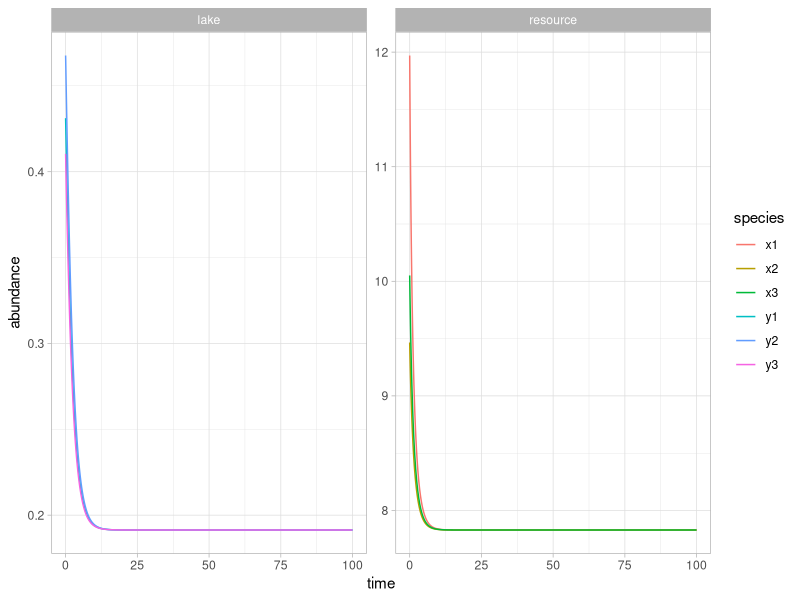
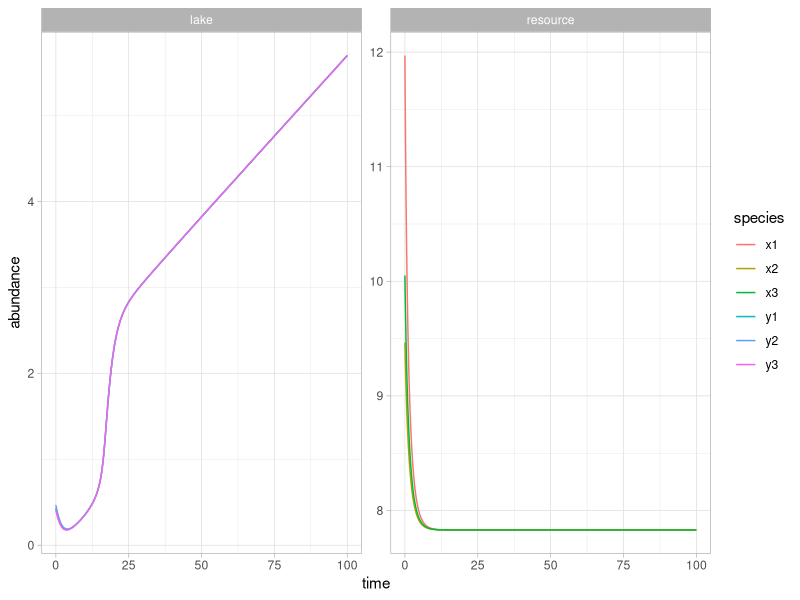
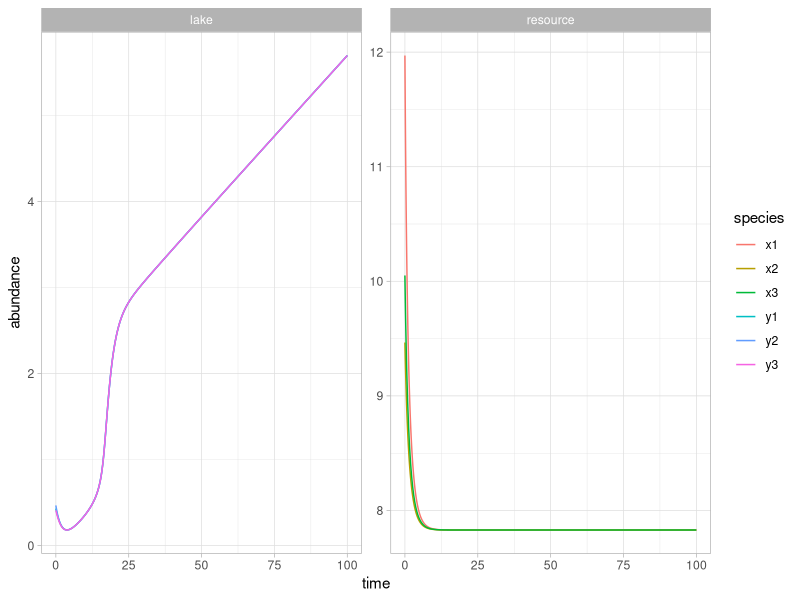
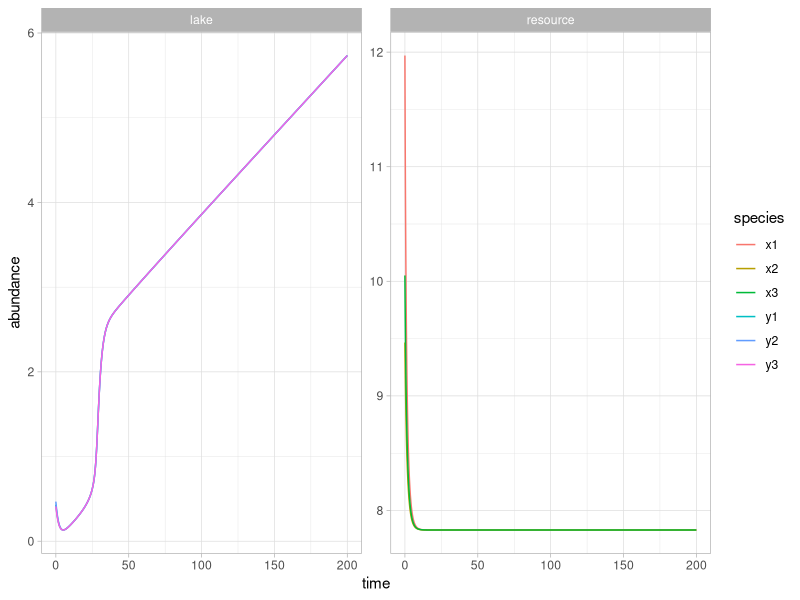
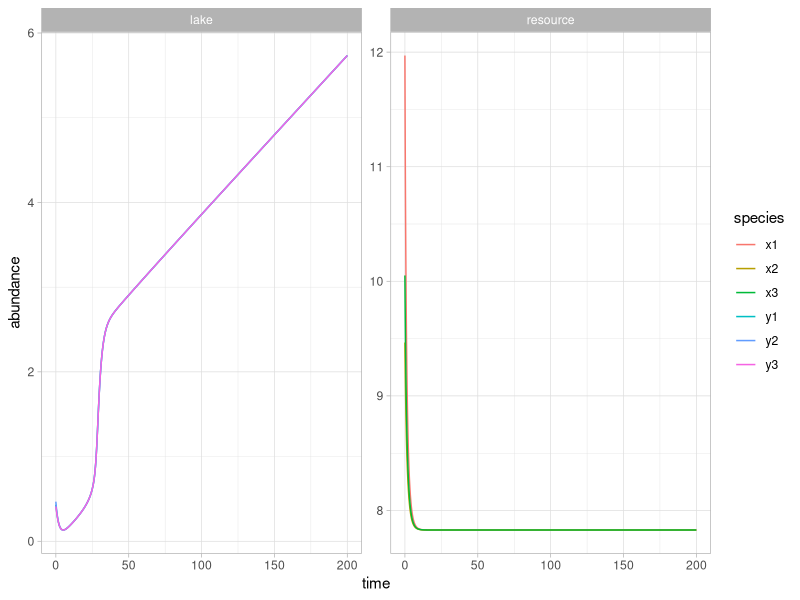
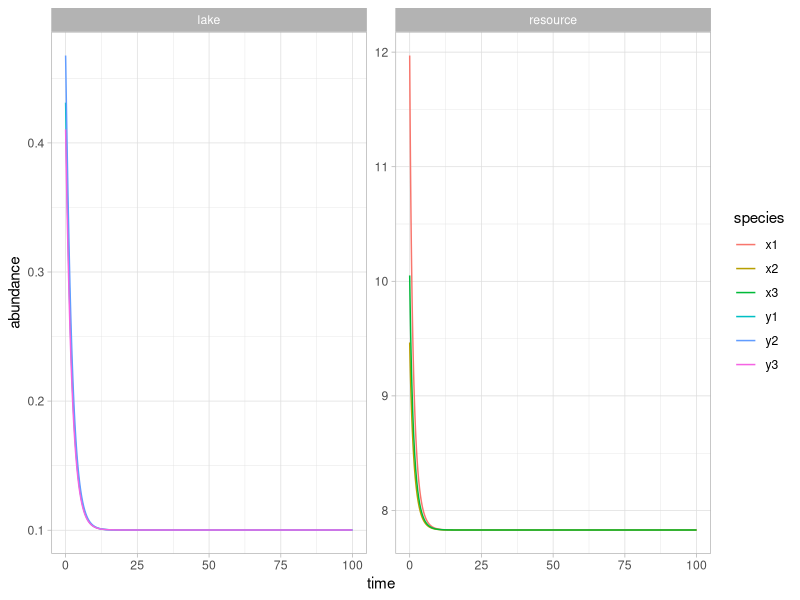
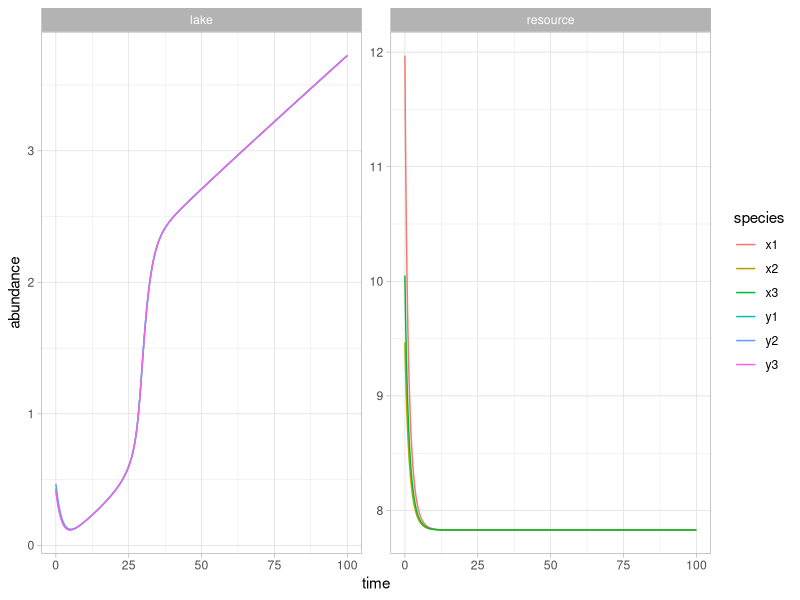
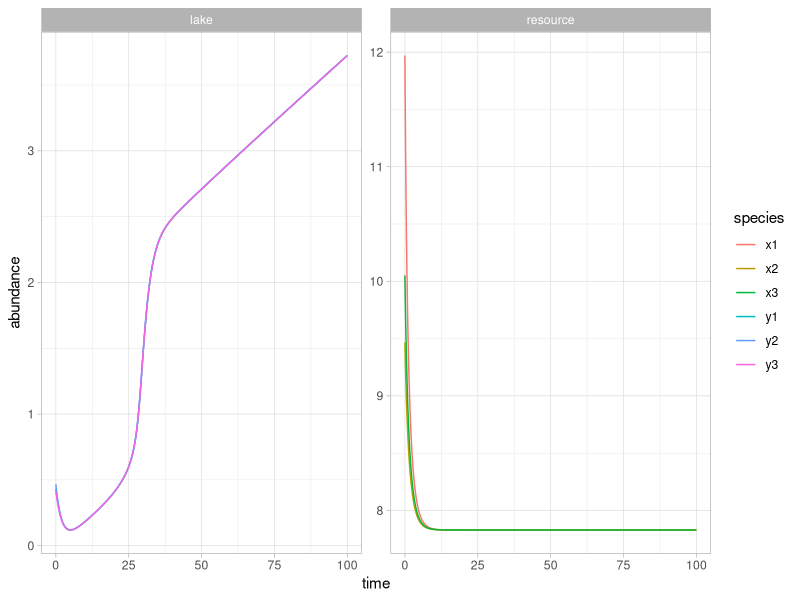

Source code (R) for these figures, in order:
## ---- chunk 1
knitr::opts_chunk$set(comment=NA, fig.width=7, fig.height=3.5, tidy = TRUE)
## ---- chunk 2
library(deSolve)
# library(deTestSet)
library(tidyverse)
## ---- chunk 3

link_f <- expr((x / (1 + x))) ## This is the link function

## set matrixes
n <- 3      # number of system elements (resources, lakes)
Dij <- matrix(0,
  #runif(n^2, min = 0.02, max = 0.05),
  ncol = n, nrow = n)
diag(Dij) <- 0
Lij <- matrix(0,
  #runif(n^2, min = 0.02, max = 0.05),
  ncol = n, nrow = n)
diag(Lij) <- 0

rootfun <- function(t,y,parms) {as.numeric(!any(y<0))}
# This is where we define your event function
# Add this directly above your call to ode()
  posfun <- function(t, y, parms){
    with(as.list(y), {
      y[which(y<0)] <- 0  
      return(y)
    })
  }


## Coupled equations

coupled <- function(t, yini, params){
  with(as.list(c(yini, params)), {
    x <- yini[1:n]          # n is the number of resources or lakes
    y <- yini[(1+n):(n*2)]  # yini has n inintial contidions for resources and lakes
    
    dx <- R * x * (1- (  x/ K ) ) - c *((x^a) / (1 + (x^a) )) - rowSums(Dij * Qi * outer(x, x, FUN = "-")) + colSums(Dij * Qi * outer(x, x, FUN = "-"))
    dy <- u + (u * eval(link_f)) - (b*y) + v * (y^beta/(1^beta + y^beta)) - rowSums(Lij * Zi * outer(y, y, FUN = "-")) + colSums(Lij * Zi * outer(y, y, FUN = "-"))
    
    return(list(c(dx, dy)))
  })
}

# J200603: Note that I modified the code for the difussion term to account for row and col sums. I did the exercise in paper. Row and Col sums are necessary because each represent outputs and inputs in that time step; but the quantity and direction depends on the state variable in t-1. The directionality of the network is lost despite an asymmetric matrix, because the sign of the quantity flow changes over time. 


## Parameters
params <- list(
  v = 1,
  u = 0.05,
  #Yi = 2.5, == Zi # to be consisten with notation.
  beta = 4 ,
  Dij = Dij,
  Qi = 0.33,
  Lij = Lij,
  Zi = 0.33,
  R =  1,        # Growth rate
  K = 10,        # carryng capacity
  a =  4,        # maximum level after crossing the threshold
  c = 1.7,
  b = 1/2
)
## Initial conditions
yini <- c(x = c(runif(n, 8,12)),   # x are resources
          y = c(runif(n, 0, 0.5))) # y are lakes

## set up time steps
times <- seq(from = 0, to = 100, by = 0.01)

## run the model
#print(system.time(
    out <- ode(
      y = yini, times = times, 
      parms = params, func = coupled, root = rootfun,
      #method = "bdf", ## see help("ode") for more methods
      events=list(func = posfun, time = times, root = TRUE)
    )
#))
## ---- chunk 4
out %>%
  as_tibble() %>% 
  gather(key = "species", value = "abundance", 2:7) %>% 
  mutate(type = str_remove_all(species, "[:digit:]"),
         type = ifelse(type == "x", "resource", "lake")) %>%
  #filter(time < 35) %>%
  ggplot(aes(time, abundance)) + 
  geom_line(aes(color = species)) +
  facet_wrap(~type, scales = "free") +
  theme_light()
## ---- chunk 5
## slow variable 
# varying consumption term
df_pollution <- data.frame(year = seq(0, 100, 1), c = seq(0.01, 1, length.out = 101 ))
u_var <- approxfun(df_pollution)


coupled <- function(t, yini, params){
  with(as.list(c(yini, params)), {
    x <- yini[1:n]          # n is the number of resources or lakes
    y <- yini[(1+n):(n*2)]      # yini has n inintial contidions for resources and lakes
    u <- u_var(t)
    
    dx <- R * x * (1- (x/ K) ) - c *((x^a) / (1 + (x^a) )) - rowSums(Dij * Qi * outer(x, x, FUN = "-")) + colSums(Dij * Qi * outer(x, x, FUN = "-"))
    dy <- u + (u * eval(link_f)) - (b*y) + v * (y^beta/(1^beta + y^beta)) - rowSums(Lij * Zi * outer(y, y, FUN = "-")) + colSums(Lij * Zi * outer(y, y, FUN = "-"))
    
    return(list(c(dx, dy)))
  })
}

## Parameters same as before, no need to run again

## run the model
#print(system.time(
    out <- ode(
      y = yini, times = times, parms = params, func = coupled,
      #method = "bdf", ## see help("ode") for more methods
      events=list(func = posfun, time = times)
    )
#))
#Plot results
out %>%
  as_tibble() %>% 
  gather(key = "species", value = "abundance", 2:7) %>% 
  mutate(type = str_remove_all(species, "[:digit:]"),
         type = ifelse(type == "x", "resource", "lake")) %>%
  #filter(time < 35) %>%
  ggplot(aes(time, abundance)) + 
  geom_line(aes(color = species)) +
  facet_wrap(~type, scales = "free") +
  theme_light()

## ---- chunk 6
## set matrixes
n <- 3
Dij <- matrix(0,
  #runif(n^2, min = 0.02, max = 0.05),
  ncol = n, nrow = n)
diag(Dij) <- 0


Lij <- matrix(c(
  0,1,0,
  0,0,1,
  0,0,0
),
  ncol = n, nrow = n, byrow = T)
diag(Lij) <- 0

## Parameters: update matrices
params <- list(
  v = 1,
  # u = 0.05,
  beta = 4 ,
  Dij = Dij,
  Qi = 1/n,
  Lij = Lij,
  Zi = 1/n,
  R =  1,        # Growth rate
  K = 10,        # carryng capacity
  a =  4,        # maximum level after crossing the threshold
  c = 1.7,
  b = 1/2
)
## run the model
#print(system.time(
    out <- ode(
      y = yini, times = times, parms = params, func = coupled, rootfun = rootfun,
      #method = "bdf", ## see help("ode") for more methods
      events=list(func = posfun, time = times, root = TRUE)
    )
#))
#Plot results
out %>%
  as_tibble() %>% 
  gather(key = "species", value = "abundance", 2:7) %>% 
  mutate(type = str_remove_all(species, "[:digit:]"),
         type = ifelse(type == "x", "resource", "lake")) %>%
  #filter(time < 35) %>%
  ggplot(aes(time, abundance)) + 
  geom_line(aes(color = species)) +
  facet_wrap(~type, scales = "free") +
  theme_light()

## ---- chunk 7
## Do you need to increase running time?
## slow variable
# varying consumption term
df_pollution <- data.frame(year = seq(0, 200, 1), c = seq(0.01, 1, length.out = 201 ))
u_var <- approxfun(df_pollution)


## set matrixes
n <- 3
Dij <- matrix(0,
  #runif(n^2, min = 0.02, max = 0.05),
  ncol = n, nrow = n)
diag(Dij) <- 0
Lij <- matrix(c(
  0,1,1,
  0,0,0,
  0,0,0
),
  ncol = n, nrow = n, byrow = F)
diag(Lij) <- 0

## Parameters
params <- list(
  v = 1,
  beta = 4 ,
  Dij = Dij,
  Qi = 1/n,
  Lij = Lij,
  Zi = 1/n,
  R =  1,        # Growth rate
  K = 10,        # carryng capacity
  a =  4,        # maximum level after crossing the threshold
  c = 1.7,
  b = 1/2
)

## run the model
#print(system.time(
    out <- ode(
      y = yini, times = seq(from = 0, to = 200, by = 0.01), 
      parms = params, func = coupled, rootfun = rootfun,
      method = "lsoda", ## see help("ode") for more methods
      events=list(func = posfun, root = TRUE)
    )
#))
#Plot results
out %>%
  as_tibble() %>% 
  gather(key = "species", value = "abundance", 2:7) %>% 
  mutate(type = str_remove_all(species, "[:digit:]"),
         type = ifelse(type == "x", "resource", "lake")) %>%
  #filter(time < 35) %>%
  ggplot(aes(time, abundance)) + 
  geom_line(aes(color = species)) +
  facet_wrap(~type, scales = "free") +
  theme_light()
## ---- chunk 8
## Do you need to increase running time?
## slow variable
# varying consumption term
df_pollution <- data.frame(year = seq(0, 200, 1), c = seq(0.01, 1, length.out = 201 ))
u_var <- approxfun(df_pollution)


## set matrixes
n <- 3
Dij <- matrix(0,
  #runif(n^2, min = 0.02, max = 0.05),
  ncol = n, nrow = n, byrow = TRUE)
diag(Dij) <- 0
Lij <- matrix(c(
  0,1,0,
  0,0,1,
  1,0,0
),
  ncol = n, nrow = n, byrow = F)
diag(Lij) <- 0

## Parameters
params <- list(
  v = 1,
  # u = 0.05,
  # Yi = 2.5, == Zi # to be consisten with notation.
  beta = 4 ,
  Dij = Dij,
  Qi = 1/n,
  Lij = Lij,
  Zi = 1/n,
  R =  1,        # Growth rate
  K = 10,        # carryng capacity
  a =  4,        # maximum level after crossing the threshold
  c = 1.7,
  b = 1/2
)

## run the model
#print(system.time(
    out <- ode(
      y = yini, times = seq(from = 0, to = 200, by = 0.1), 
      parms = params, func = coupled, rootfun = rootfun,
      #method = "bdf", ## see help("ode") for more methods
      events=list(func = posfun, root = TRUE)
    )
#))
#Plot results
out %>%
  as_tibble() %>% 
  gather(key = "species", value = "abundance", 2:7) %>% 
  mutate(type = str_remove_all(species, "[:digit:]"),
         type = ifelse(type == "x", "resource", "lake")) %>%
  #filter(time < 35) %>%
  ggplot(aes(time, abundance)) + 
  geom_line(aes(color = species)) +
  facet_wrap(~type, scales = "free") +
  theme_light()

## ---- chunk 9
## set matrixes
n <- 3
Dij <- matrix(0,
  #runif(n^2, min = 0.02, max = 0.05),
  ncol = n, nrow = n)
diag(Dij) <- 0
Lij <- matrix(0,
  #runif(n^2, min = 0.02, max = 0.05),
  ncol = n, nrow = n)
diag(Lij) <- 0


# This is where we define your event function
# Add this directly above your call to ode()
  posfun <- function(t, y, parms){
    with(as.list(y), {
      y[which(y<0)] <- 0  
      return(y)
    })
  }


coupled <- function(t, yini, params){
  with(as.list(c(yini, params)), {
    x <- yini[1:3]
    y <- yini[4:6]
    
    dx <- R  *  x * (1- x/ (K  ) ) - c *((x^a) / (1 + (x^a) )) - rowSums(Dij * Qi * outer(x, x, FUN = "-")) + colSums(Dij * Qi * outer(x, x, FUN = "-"))
    dy <- u - (b*y) + v * eval(link_f) * (y^beta/(1^beta + y^beta)) - rowSums(Lij * Zi * outer(y, y, FUN = "-")) + colSums(Lij * Zi * outer(y, y, FUN = "-"))
    return(list(c(dx, dy)))
  })
}

## Parameters
params <- list(
  v = 1,
  u = 0.05,
  # Yi = 2.5, == Zi # to be consisten with notation.
  beta = 4 ,
  Dij = Dij,
  Qi = 1/n,
  Lij = Lij,
  Zi = 1/n,
  R =  1,        # Growth rate
  K = 10,        # carryng capacity
  a =  4,        # maximum level after crossing the threshold
  c = 1.7,
  b = 1/2
)


## run the model
#print(system.time(
    out <- ode(
      y = yini, times = times, parms = params, 
      func = coupled, rootfun = rootfun,
      #method = "bdf", ## see help("ode") for more methods
      events=list(func = posfun, root = TRUE)
    )
#))
## ---- chunk 10
out %>%
  as_tibble() %>% 
  gather(key = "species", value = "abundance", 2:7) %>% 
  mutate(type = str_remove_all(species, "[:digit:]"),
         type = ifelse(type == "x", "resource", "lake")) %>%
  #filter(time < 35) %>%
  ggplot(aes(time, abundance)) + 
  geom_line(aes(color = species)) +
  facet_wrap(~type, scales = "free") +
  theme_light()
## ---- chunk 11
## slow variable 
# varying consumption term
df_pollution <- data.frame(year = seq(0, 100, 1), c = seq(0.01, 1, length.out = 101 ))
u_var <- approxfun(df_pollution)


coupled <- function(t, yini, params){
  with(as.list(c(yini, params)), {
    x <- yini[1:3]
    y <- yini[4:6]
    u <- u_var(t)
    
    dx <- R  *  x * (1- (x/ K) ) - c *((x^a) / (1 + (x^a) )) - rowSums(Dij * Qi * outer(x, x, FUN = "-")) + colSums(Dij * Qi * outer(x, x, FUN = "-"))
    dy <- u - (b*y) + v * eval(link_f)* (y^beta/(1^beta + y^beta)) - rowSums(Lij * Zi * outer(y, y, FUN = "-")) + colSums(Lij * Zi * outer(y, y, FUN = "-"))
    
    return(list(c(dx, dy)))
  })
}
## Parameters
params <- list(
  v = 1,
  u = 0.05,
  # Yi = 2.5, == Zi # to be consisten with notation.
  beta = 4 ,
  Dij = Dij,
  Qi = 1/n,
  Lij = Lij,
  Zi = 1/n,
  R =  1,        # Growth rate
  K = 10,        # carryng capacity
  a =  4,        # maximum level after crossing the threshold
  c = 1.7,
  b = 1/2
)

## run the model
#print(system.time(
    out <- ode(
      y = yini, times = times, parms = params, 
      func = coupled, rootfun = rootfun,
      #method = "bdf", ## see help("ode") for more methods
      events=list(func = posfun, root = TRUE)
    )
#))
#Plot results
out %>%
  as_tibble() %>% 
  gather(key = "species", value = "abundance", 2:7) %>% 
  mutate(type = str_remove_all(species, "[:digit:]"),
         type = ifelse(type == "x", "resource", "lake")) %>%
  #filter(time < 35) %>%
  ggplot(aes(time, abundance)) + 
  geom_line(aes(color = species)) +
  facet_wrap(~type, scales = "free") +
  theme_light()


## ---- chunk 12
## set matrixes
n <- 3
Dij <- matrix(0,
  #runif(n^2, min = 0.02, max = 0.05),
  ncol = n, nrow = n)
diag(Dij) <- 0
Lij <- matrix(c(
  0,1,0,
  0,0,1,
  0,0,0
),
  ncol = n, nrow = n, byrow = T)
diag(Lij) <- 0

## Parameters
params <- list(
  v = 1,
  u = 0.05,
  # Yi = 2.5, == Zi # to be consisten with notation.
  beta = 4 ,
  Dij = Dij,
  Qi = 1/n,
  Lij = Lij,
  Zi = 1/n,
  R =  1,        # Growth rate
  K = 10,        # carryng capacity
  a =  4,        # maximum level after crossing the threshold
  c = 1.7,
  b = 1/2
)

## run the model
#print(system.time(
    out <- ode(
      y = yini, times = times, parms = params, 
      func = coupled, rootfun = rootfun,
      #method = "bdf", ## see help("ode") for more methods
      events=list(func = posfun, root = TRUE)
    )
#))
#Plot results
out %>%
  as_tibble() %>% 
  gather(key = "species", value = "abundance", 2:7) %>% 
  mutate(type = str_remove_all(species, "[:digit:]"),
         type = ifelse(type == "x", "resource", "lake")) %>%
  #filter(time < 35) %>%
  ggplot(aes(time, abundance)) + 
  geom_line(aes(color = species)) +
  facet_wrap(~type, scales = "free") +
  theme_light()

## ---- chunk 13
## set matrixes
n <- 3
Dij <- matrix(0,
  #runif(n^2, min = 0.02, max = 0.05),
  ncol = n, nrow = n)
diag(Dij) <- 0
Lij <- matrix(c(
  0,1,1,
  1,0,0,
  1,0,0
),
  ncol = n, nrow = n, byrow = T)
diag(Lij) <- 0
## Parameters
params <- list(
  v = 1,
  u = 0.05,
  # Yi = 2.5, == Zi # to be consisten with notation.
  beta = 4 ,
  Dij = Dij,
  Qi = 1/n,
  Lij = Lij,
  Zi = 1/n,
  R =  1,        # Growth rate
  K = 10,        # carryng capacity
  a =  4,        # maximum level after crossing the threshold
  c = 1.7,
  b = 1/2
)
## run the model
#print(system.time(
    out <- ode(
      y = yini, times = times, parms = params, 
      func = coupled, rootfun = rootfun,
      method = "bdf", ## see help("ode") for more methods
      events=list(func = posfun, root = TRUE)
    )
#))
#Plot results
out %>%
  as_tibble() %>% 
  gather(key = "species", value = "abundance", 2:7) %>% 
  mutate(type = str_remove_all(species, "[:digit:]"),
         type = ifelse(type == "x", "resource", "lake")) %>%
  #filter(time < 35) %>%
  ggplot(aes(time, abundance)) + 
  geom_line(aes(color = species)) +
  facet_wrap(~type, scales = "free") +
  theme_light()

## ---- chunk 14
## Do you need to increase running time?
# ## slow variable 
# # varying consumption term
df_pollution <- data.frame(year = seq(0, 200, 1), c = seq(0.01, 1, length.out = 201 ))
u_var <- approxfun(df_pollution)


## set matrixes
n <- 3
Dij <- matrix(0,
  #runif(n^2, min = 0.02, max = 0.05),
  ncol = n, nrow = n, byrow = TRUE)
diag(Dij) <- 0
Lij <- matrix(c(
  0,1,0,
  0,0,1,
  1,0,0
),
  ncol = n, nrow = n, byrow = F)
diag(Lij) <- 0

## Parameters
params <- list(
  v = 1,
  # u = 0.05,
  # Yi = 2.5, == Zi # to be consisten with notation.
  beta = 4 ,
  Dij = Dij,
  Qi = 1/n,
  Lij = Lij,
  Zi = 1/n,
  R =  1,        # Growth rate
  K = 10,        # carryng capacity
  a =  4,        # maximum level after crossing the threshold
  c = 1.7,
  b = 1/2
)

## run the model
#print(system.time(
    out <- ode(
      y = yini, times = seq(from = 0, to = 200, by = 0.01), 
      parms = params, func = coupled, rootfun = rootfun,
      #method = "bdf", ## see help("ode") for more methods
      events=list(func = posfun, root = TRUE)
    )
#))
#Plot results
out %>%
  as_tibble() %>% 
  gather(key = "species", value = "abundance", 2:7) %>% 
  mutate(type = str_remove_all(species, "[:digit:]"),
         type = ifelse(type == "x", "resource", "lake")) %>%
  #filter(time < 35) %>%
  ggplot(aes(time, abundance)) + 
  geom_line(aes(color = species)) +
  facet_wrap(~type, scales = "free") +
  theme_light()

## ---- chunk 15
# ## set matrixes
# n <- 3
# Dij <- matrix(0,
#   #runif(n^2, min = 0.02, max = 0.05),
#   ncol = n, nrow = n)
# diag(Dij) <- 0
# Lij <- matrix(0,
#   #runif(n^2, min = 0.02, max = 0.05),
#   ncol = n, nrow = n)
# diag(Lij) <- 0
# 
# 
# # This is where we define your event function
# # Add this directly above your call to ode()
#   posfun <- function(t, y, parms){
#     with(as.list(y), {
#       y[which(y<0)] <- 0  
#       return(y)
#     })
#   }
# 
# 
# ## Slow variable? perhaps latter
# 
# coupled <- function(t, yini, params){
#   with(as.list(c(yini, params)), {
#     x <- yini[1:3]
#     y <- yini[4:6]
#     
#     dx <- R * x * (1- x/ K ) - c *((x^a) / (1 + (x^a) )) - ((Dij %*% x) + (t(Dij) %*% x))
#     dy <- u - (b*y) + v * (y^beta/((Y*(x/K))^beta + y^beta)) - ((Lij %*% y) + (t(Lij) %*% y))
#     
#     return(list(c(dx, dy)))
#   })
# }
# 
# ## Parameters
# params <- list(
#   v = 10,
#   u = 0.5,
#   Y = 2.5,
#   beta = 4 ,
#   Dij = Dij,
#   Lij = Lij,
#   R =  1,        # Growth rate
#   K = 10,        # carryng capacity
#   a =  4,         # maximum level after crossing the threshold
#   c = 0.5,
#   b = 2.2
# )
# 
# ## run the model
# #print(system.time(
#     out <- ode(
#       y = yini, times = times, parms = params, func = coupled,
#       #method = "bdf", ## see help("ode") for more methods
#       events=list(func = posfun, time = times)
#     )
# #))
## ---- chunk 16
# out %>%
#   as_tibble() %>% 
#   gather(key = "species", value = "abundance", 2:7) %>% 
#   mutate(type = str_remove_all(species, "[:digit:]"),
#          type = ifelse(type == "x", "resource", "lake")) %>%
#   #filter(time < 35) %>%
#   ggplot(aes(time, abundance)) + 
#   geom_line(aes(color = species)) +
#   facet_wrap(~type, scales = "free") +
#   theme_light()
## ---- chunk 17
# ## slow variable 
# # varying consumption term
# df_pollution <- data.frame(year = seq(0, 100, 1), c = seq(0.25, 5, length.out = 101 ))
# u_var <- approxfun(df_pollution)
# 
# 
# coupled <- function(t, yini, params){
#   with(as.list(c(yini, params)), {
#     x <- yini[1:3]
#     y <- yini[4:6]
#     u <- u_var(t)
#     
#     dx <- R * x * (1- x/ K ) - c  *((x^a) / (1 + (x^a) )) - ((Dij %*% x) + (t(Dij) %*% x))
#     dy <- u - (b*y) + v * (y^beta/((Y * (x/K))^beta + y^beta)) - ((Lij %*% y) + (t(Lij) %*% y))
#     
#     return(list(c(dx, dy)))
#   })
# }
# 
# ## Parameters
# params <- list(
#   v = 10,
#   #u = 0.5,
#   Y = 2.5,
#   beta = 4 ,
#   Dij = Dij,
#   Lij = Lij,
#   R =  1,        # Growth rate
#   K = 10,        # carryng capacity
#   a =  4,         # maximum level after crossing the threshold
#   c = 0.5,
#   b = 2.2
# )
# 
# ## run the model
# #print(system.time(
#     out <- ode(
#       y = yini, times = times, parms = params, func = coupled,
#       #method = "bdf", ## see help("ode") for more methods
#       events=list(func = posfun, time = times)
#     )
# #))
# #Plot results
# out %>%
#   as_tibble() %>% 
#   gather(key = "species", value = "abundance", 2:7) %>% 
#   mutate(type = str_remove_all(species, "[:digit:]"),
#          type = ifelse(type == "x", "resource", "lake")) %>%
#   #filter(time < 35) %>%
#   ggplot(aes(time, abundance)) + 
#   geom_line(aes(color = species)) +
#   facet_wrap(~type, scales = "free") +
#   theme_light()

## ---- chunk 18
# ## set matrixes
# n <- 3
# Dij <- matrix(0,
#   #runif(n^2, min = 0.02, max = 0.05),
#   ncol = n, nrow = n, byrow = TRUE)
# diag(Dij) <- 0
# Lij <- matrix(c(
#   0,1,0,
#   0,0,1,
#   0,0,0
# ),
#   ncol = n, nrow = n, byrow = TRUE)
# diag(Lij) <- 0
# ## Parameters
# params <- list(
#   v = 10,
#   #u = 0.5,
#   Y = 2.5,
#   beta = 4 ,
#   Dij = Dij,
#   Lij = Lij,
#   R =  1,        # Growth rate
#   K = 10,        # carryng capacity
#   a =  4,         # maximum level after crossing the threshold
#   c = 0.5,
#   b = 2.2
# )
# ## run the model
# #print(system.time(
#     out <- ode(
#       y = yini, times = times, parms = params, func = coupled,
#       #method = "bdf", ## see help("ode") for more methods
#       events=list(func = posfun, time = times)
#     )
# #))
# #Plot results
# g <- out %>%
#   as_tibble() %>% 
#   gather(key = "species", value = "abundance", 2:7) %>% 
#   mutate(type = str_remove_all(species, "[:digit:]"),
#          type = ifelse(type == "x", "resource", "lake")) %>%
#   #filter(time < 35) %>%
#   ggplot(aes(time, abundance)) + 
#   geom_line(aes(color = species)) +
#   facet_wrap(~type, scales = "free") +
#   theme_light()
# g
# plotly::ggplotly(g)
## ---- chunk 19
# ## set matrixes
# n <- 3
# Dij <- matrix(0,
#   #runif(n^2, min = 0.02, max = 0.05),
#   ncol = n, nrow = n, byrow = TRUE)
# diag(Dij) <- 0
# Lij <- matrix(c(
#   0,1,1,
#   0,0,0,
#   0,0,0
# ),
#   ncol = n, nrow = n, byrow = TRUE)
# diag(Lij) <- 0
# ## Parameters
# params <- list(
#   v = 10,
#   #u = 0.5,
#   Y = 2.5,
#   beta = 4 ,
#   Dij = Dij,
#   Lij = Lij,
#   R =  1,        # Growth rate
#   K = 10,        # carryng capacity
#   a =  4,         # maximum level after crossing the threshold
#   c = 0.5,
#   b = 2.2
# )
# ## run the model
# #print(system.time(
#     out <- ode(
#       y = yini, times = times, parms = params, func = coupled,
#       #method = "bdf", ## see help("ode") for more methods
#       events=list(func = posfun, time = times)
#     )
# #))
# #Plot results
# g <- out %>%
#   as_tibble() %>% 
#   gather(key = "species", value = "abundance", 2:7) %>% 
#   mutate(type = str_remove_all(species, "[:digit:]"),
#          type = ifelse(type == "x", "resource", "lake")) %>%
#   #filter(time < 35) %>%
#   ggplot(aes(time, abundance)) + 
#   geom_line(aes(color = species)) +
#   facet_wrap(~type, scales = "free") +
#   theme_light()
# 
# plotly::ggplotly(g)
## ---- chunk 20
# ## Do you need to increase running time?
# # ## slow variable 
# # # varying consumption term
# df_pollution <- data.frame(year = seq(0, 200, 1), c = seq(0.25, 10, length.out = 201 ))
# u_var <- approxfun(df_pollution)
# 
# 
# ## set matrixes
# n <- 3
# Dij <- matrix(0,
#   #runif(n^2, min = 0.02, max = 0.05),
#   ncol = n, nrow = n, byrow = TRUE)
# diag(Dij) <- 0
# Lij <- matrix(c(
#   0,1,0,
#   0,0,1,
#   1,0,0
# ),
#   ncol = n, nrow = n, byrow = TRUE)
# diag(Lij) <- 0
# ## Parameters
# params <- list(
#   v = 10,
#   #u = 0.5,
#   Y = 2.5,
#   beta = 4 ,
#   Dij = Dij,
#   Lij = Lij,
#   R =  1,        # Growth rate
#   K = 10,        # carryng capacity
#   a =  4,         # maximum level after crossing the threshold
#   c = 0.5,
#   b = 2.2
# )
# ## run the model
# #print(system.time(
#     out <- ode(
#       y = yini, times = seq(from = 0, to = 200, by = 0.01), 
#       parms = params, func = coupled,
#       #method = "bdf", ## see help("ode") for more methods
#       events=list(func = posfun, time = times)
#     )
# #))
# #Plot results
# g <- out %>%
#   as_tibble() %>% 
#   gather(key = "species", value = "abundance", 2:7) %>% 
#   mutate(type = str_remove_all(species, "[:digit:]"),
#          type = ifelse(type == "x", "resource", "lake")) %>%
#   #filter(time < 35) %>%
#   ggplot(aes(time, abundance)) + 
#   geom_line(aes(color = species)) +
#   facet_wrap(~type, scales = "free") +
#   theme_light()
# 
# plotly::ggplotly(g)
## ---- chunk 21
## set matrixes
n <- 3
Dij <- matrix(1,
  #runif(n^2, min = 0.02, max = 0.05),
  ncol = n, nrow = n)
diag(Dij) <- 0
Lij <- matrix(0,
  #runif(n^2, min = 0.02, max = 0.05),
  ncol = n, nrow = n)
diag(Lij) <- 0


coupled <- function(t, yini, params){
  with(as.list(c(yini, params)), {
    x <- yini[1:3]
    y <- yini[4:6]
    
    dx <- R  *  x * (1- x/ (K  ) ) - c  *((x^a) / (1 + (x^a) )) - rowSums(Dij  * Qi * outer(x, x, FUN = "-")) + colSums(Dij * Qi * outer(x, x, FUN = "-"))
    dy <- u - (b*y) + v * (y^beta/(1^beta + y^beta)) - rowSums(Lij* eval(link_f) * Zi * outer(y, y, FUN = "-")) + colSums(Lij* eval(link_f) * Zi * outer(y, y, FUN = "-"))
     
    return(list(c(dx, dy)))
  })
}

## Parameters
params <- list(
  v = 1,
  u = 0.05,
  # Yi = 2.5, == Zi # to be consisten with notation.
  beta = 4 ,
  Dij = Dij,
  Qi = 1/n,
  Lij = Lij,
  Zi = 1/n,
  R =  1,        # Growth rate
  K = 10,        # carryng capacity
  a =  4,        # maximum level after crossing the threshold
  c = 1.7,
  b = 1/2
)


## run the model
#print(system.time(
    out <- ode(
      y = yini, times = times, parms = params, func = coupled,
      rootfunc = rootfun,
      #method = "bdf", ## see help("ode") for more methods
      events=list(func = posfun, root = TRUE)
    )
#))
## ---- chunk 22
out %>%
  as_tibble() %>% 
  gather(key = "species", value = "abundance", 2:7) %>% 
  mutate(type = str_remove_all(species, "[:digit:]"),
         type = ifelse(type == "x", "resource", "lake")) %>%
  #filter(time < 35) %>%
  ggplot(aes(time, abundance)) + 
  geom_line(aes(color = species)) +
  facet_wrap(~type, scales = "free") +
  theme_light()
## ---- chunk 23
## slow variable 
# varying consumption term
df_pollution <- data.frame(year = seq(0, 100, 1), c = seq(0.01, 1, length.out = 101 ))
u_var <- approxfun(df_pollution)


coupled <- function(t, yini, params){
  with(as.list(c(yini, params)), {
    x <- yini[1:3]
    y <- yini[4:6]
    u <- u_var(t)
    
    dx <- R  *  x * (1- x/ (K  ) ) - c  *((x^a) / (1 + (x^a) )) - rowSums(Dij* eval(link_f) * Qi * outer(x, x, FUN = "-")) + colSums(Dij* eval(link_f) * Qi * outer(x, x, FUN = "-"))
    dy <- u - (b*y) + v * (y^beta/(1^beta + y^beta)) - rowSums(Lij * Zi * outer(y, y, FUN = "-")) + colSums(Lij * Zi * outer(y, y, FUN = "-"))
    
    return(list(c(dx, dy)))
  })
}

## Parameters
params <- list(
  v = 1,
  u = 0.05,
  # Yi = 2.5, == Zi # to be consisten with notation.
  beta = 4 ,
  Dij = Dij,
  Qi = 1/n,
  Lij = Lij,
  Zi = 1/n,
  R =  1,        # Growth rate
  K = 10,        # carryng capacity
  a =  4,        # maximum level after crossing the threshold
  c = 1.7,
  b = 1/2
)

## run the model
#print(system.time(
    out <- ode(
      y = yini, times = times, parms = params, func = coupled,
      #method = "bdf", ## see help("ode") for more methods
      events=list(func = posfun, time = times)
    )
#))
#Plot results
out %>%
  as_tibble() %>% 
  gather(key = "species", value = "abundance", 2:7) %>% 
  mutate(type = str_remove_all(species, "[:digit:]"),
         type = ifelse(type == "x", "resource", "lake")) %>%
  #filter(time < 35) %>%
  ggplot(aes(time, abundance)) + 
  geom_line(aes(color = species)) +
  facet_wrap(~type, scales = "free") +
  theme_light()

## ---- chunk 24
## set matrixes
n <- 3
Dij <- matrix(1,
  #runif(n^2, min = 0.02, max = 0.05),
  ncol = n, nrow = n, byrow = TRUE)
diag(Dij) <- 0
Lij <- matrix(c(
  0,1,0,
  0,0,1,
  0,0,0
),
  ncol = n, nrow = n, byrow = F)
diag(Lij) <- 0
## Parameters
params <- list(
  v = 1,
  u = 0.05,
  # Yi = 2.5, == Zi # to be consisten with notation.
  beta = 4 ,
  Dij = Dij,
  Qi = 1/n,
  Lij = Lij,
  Zi = 1/n,
  R =  1,        # Growth rate
  K = 10,        # carryng capacity
  a =  4,        # maximum level after crossing the threshold
  c = 1.7,
  b = 1/2
)
## run the model
#print(system.time(
    out <- ode(
      y = yini, times = times, parms = params, func = coupled,
      rootfun = rootfun,
      #method = "bdf", ## see help("ode") for more methods
      events=list(func = posfun, root = TRUE)
    )
#))
#Plot results
out %>%
  as_tibble() %>% 
  gather(key = "species", value = "abundance", 2:7) %>% 
  mutate(type = str_remove_all(species, "[:digit:]"),
         type = ifelse(type == "x", "resource", "lake")) %>%
  #filter(time < 35) %>%
  ggplot(aes(time, abundance)) + 
  geom_line(aes(color = species)) +
  facet_wrap(~type, scales = "free") +
  theme_light()
## ---- chunk 25
## set matrixes
n <- 3
Dij <- matrix(1,
  #runif(n^2, min = 0.02, max = 0.05),
  ncol = n, nrow = n, byrow = TRUE)
diag(Dij) <- 0
Lij <- matrix(c(
  0,1,1,
  0,0,0,
  0,0,0
),
  ncol = n, nrow = n, byrow = T)
diag(Lij) <- 0
## Parameters
params <- list(
  v = 1,
  u = 0.05,
  # Yi = 2.5, == Zi # to be consisten with notation.
  beta = 4 ,
  Dij = Dij,
  Qi = 1/n,
  Lij = Lij,
  Zi = 1/n,
  R =  1,        # Growth rate
  K = 10,        # carryng capacity
  a =  4,        # maximum level after crossing the threshold
  c = 1.7,
  b = 1/2
)
## run the model
#print(system.time(
    out <- ode(
      y = yini, times = times, parms = params, func = coupled,
      rootfun = rootfun,
      #method = "bdf", ## see help("ode") for more methods
      events=list(func = posfun, root = TRUE)
    )
#))
#Plot results
out %>%
  as_tibble() %>% 
  gather(key = "species", value = "abundance", 2:7) %>% 
  mutate(type = str_remove_all(species, "[:digit:]"),
         type = ifelse(type == "x", "resource", "lake")) %>%
  #filter(time < 35) %>%
  ggplot(aes(time, abundance)) + 
  geom_line(aes(color = species)) +
  facet_wrap(~type, scales = "free") +
  theme_light()

## ---- chunk 26
## Do you need to increase running time?
# ## slow variable 
# # varying consumption term
df_pollution <- data.frame(year = seq(0, 200, 1), c = seq(0.01, 1, length.out = 201 ))
u_var <- approxfun(df_pollution)


## set matrixes
n <- 3
Dij <- matrix(1,
  #runif(n^2, min = 0.02, max = 0.05),
  ncol = n, nrow = n, byrow = TRUE)
diag(Dij) <- 0
Lij <- matrix(c(
  0,1,0,
  0,0,1,
  1,0,0
),
  ncol = n, nrow = n, byrow = F)
diag(Lij) <- 0
## Parameters
params <- list(
  v = 1,
  u = 0.05,
  # Yi = 2.5, == Zi # to be consisten with notation.
  beta = 4 ,
  Dij = Dij,
  Qi = 1/n,
  Lij = Lij,
  Zi = 1/n,
  R =  1,        # Growth rate
  K = 10,        # carryng capacity
  a =  4,        # maximum level after crossing the threshold
  c = 1.7,
  b = 1/2
)
## run the model
#print(system.time(
    out <- ode(
      y = yini, times = seq(from = 0, to = 200, by = 0.01), 
      parms = params, func = coupled,
      #method = "bdf", ## see help("ode") for more methods
      events=list(func = posfun, time = times)
    )
#))
#Plot results
out %>%
  as_tibble() %>% 
  gather(key = "species", value = "abundance", 2:7) %>% 
  mutate(type = str_remove_all(species, "[:digit:]"),
         type = ifelse(type == "x", "resource", "lake")) %>%
  #filter(time < 35) %>%
  ggplot(aes(time, abundance)) + 
  geom_line(aes(color = species)) +
  facet_wrap(~type, scales = "free") +
  theme_light()
